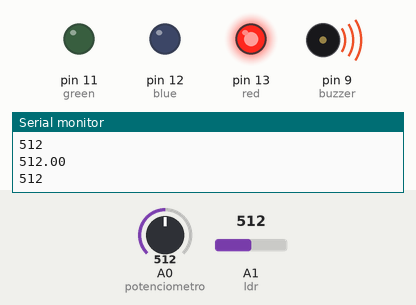
This sketch was run on a simulated Arduino Uno, built with avr-gcc and run on an emulated ATmega328P. On the bench: output pins drawn as LEDs (lit = HIGH), buzzer (waves = sounding), the last lines printed to the serial monitor. Inputs (shaded band) come from the test bench; at power-on: A0 (potenciometro) = 512, A1 (ldr) = 512.

Above: at 1.2 s.
1.3 s: A0 (potenciometro) set to 493
At 1.8 s:
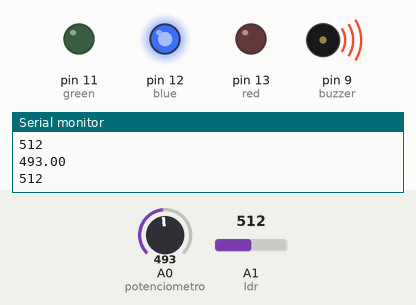
4.3 s: A0 (potenciometro) set to 269
7.3 s: A0 (potenciometro) set to 239
At 7.81 s:
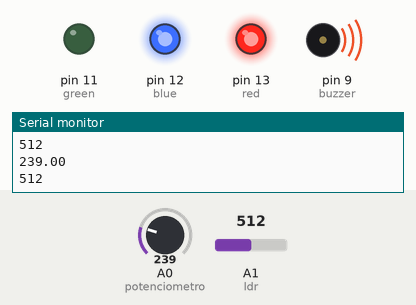
10.3 s: A1 (ldr) set to 490
11.9 s: A1 (ldr) set to 510
At 12.12 s:
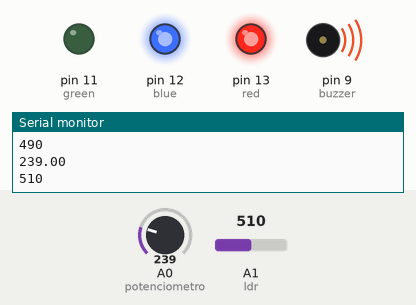
14.9 s: A0 (potenciometro) set to 760
At 15.33 s:
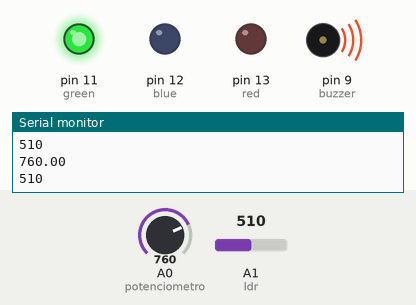
Timing chart, 0 to 18.9 s (numbered marks = the images above; inputs shaded):
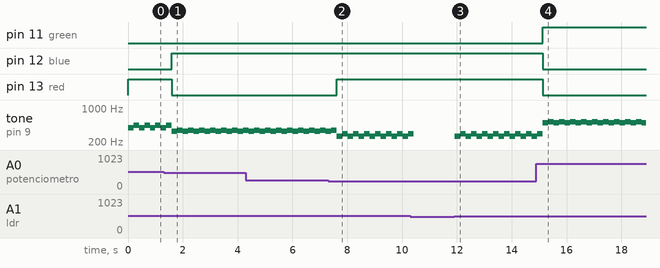

The sketch:

exercicio_4_26_05_20211.ino
```cpp
//Declarando as váriaveis
int red = 13;
int blue= 12;
int green=11;
int buzzer=9;
int potenciometro=A0;
int ldr=A1;

//Declarando sinal do potenciometro
float sinalP;

//Declarando a leitura do fotorresistor
int leitura;

//Declarando as notas para o buzzer
int DO=262;//Nota Dó
int RE=294;//Nota Ré
int MI=330;//Nota Mi
int FA=349;//Nota Fá
int SOL=392;//Nota Sol
int LA=440;//Nota Lá
int SI=494;//Nota Si
int DO_2=523;//Nota Dó2

void setup()
{
  Serial.begin(9600);
  //Configurando as portas
  pinMode(ldr, INPUT);
  pinMode(red, OUTPUT);
  pinMode(blue, OUTPUT);
  pinMode(green, OUTPUT);
  pinMode(buzzer, OUTPUT);
  pinMode(potenciometro, INPUT);
}

//Funções responsáveis por executar o brilho selecionado
void redFuncao(){
  digitalWrite(red, HIGH);
  digitalWrite(blue, LOW);
  digitalWrite(green, LOW);
}
void blueFuncao(){
  digitalWrite(red, LOW);
  digitalWrite(blue, HIGH);
  digitalWrite(green, LOW);
}
void greenFuncao(){
  digitalWrite(red, LOW);
  digitalWrite(blue, LOW);
  digitalWrite(green, HIGH);
}
void purpleFuncao(){
  digitalWrite(red, 255);
  digitalWrite(blue, 207);
  digitalWrite(green, 0);
}

void loop()
{
  //Atribuindo o sensor de luminosidade
  //Se o ambiente estiver claro o sistema não vai iniciar
  leitura=analogRead(ldr);
  sinalP = analogRead(A0);
  Serial.println(sinalP);
  Serial.println(leitura);

  if(leitura >500){

      //Atribuindo as cores para o led

    if(sinalP>=0 && sinalP<=250){
        purpleFuncao();
        tone(buzzer, DO);
        delay(200);
        tone(buzzer, RE);
        delay(200);
        noTone(buzzer);
      } else if(sinalP>250 && sinalP<=500){
        blueFuncao();
        tone(buzzer, MI);
        delay(200);
        tone(buzzer, FA);
        delay(200);
        noTone(buzzer);
      } else if(sinalP>500 && sinalP<=750){
        redFuncao();
        tone(buzzer, SOL);
        delay(200);
        tone(buzzer, LA);
        delay(200);
        noTone(buzzer);
      } else if(sinalP>750 && sinalP<=1023){
        greenFuncao();
        tone(buzzer, SI);
        delay(200);
        tone(buzzer, DO_2);
        delay(200);
        noTone(buzzer);
      }
  }
}

        
```

Measured:
- the behaviour switches between 501 and 500 on A0 (potenciometro) (found by bisection; images 0 and 1)
- the behaviour switches between 251 and 250 on A0 (potenciometro) (found by bisection; images 1 and 2)
- after the input at 1.3 s, pin 12 (blue): LOW → HIGH after 0.30 s; pin 13 (red): HIGH → LOW after 0.30 s
- after the input at 7.3 s, pin 13 (red): LOW → HIGH after 0.32 s
- after the input at 11.9 s, tone on pin 9 (buzzer): alternates 294 Hz for 0.20 s and 262 Hz for 0.20 s, starting at once
- after the input at 14.9 s, pin 11 (green): LOW → HIGH after 0.23 s; pin 12 (blue), pin 13 (red): HIGH → LOW after 0.23 s
- by itself, tone on pin 9 (buzzer): repeats every 0.40 s: 262 Hz 0.20 s, 294 Hz 0.20 s
